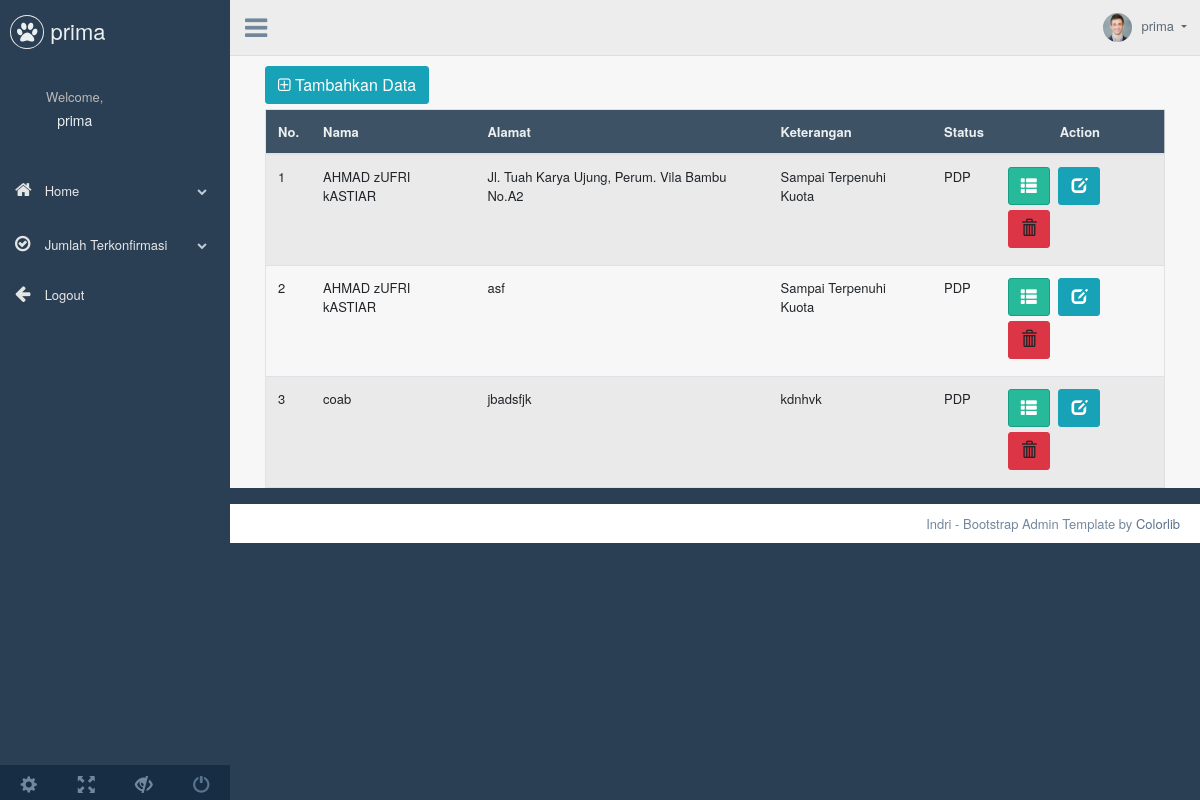
Page /app/views/pdp/read.php (signed in) on the committed database.
### tables this page shows
CREATE TABLE `non_positif` (
  `id` int(11) NOT NULL,
  `status` varchar(250) NOT NULL,
  `nama` varchar(255) NOT NULL,
  `alamat` varchar(255) NOT NULL,
  `keterangan` varchar(255) NOT NULL
);

### app/views/pdp/read.php (the view, shortened to what this page needs)
<?php include("atas.php") ?>
<div class="container-fluid">
    <table class="table table-striped jambo_table bulk_action">
        <div class="row">
            <div class="col-md-12">
                <a href="create.php" class="btn btn-info btn-md"> <span class="fa fa-plus-square-o"></span> Tambahkan
                    Data </a>
            </div>
        </div>
        <thead>
            <tr class="headings">
                <th class="column-title" style="display: table-cell;">No. </th>
                <th class="column-title" style="display: table-cell;">Nama </th>
                <th class="column-title" style="display: table-cell;">Alamat </th>
                <th class="column-title" style="display: table-cell;">Keterangan</th>
                <th class="column-title" style="display: table-cell;">Status </th>
                <th class="column-title no-link last text-center" style="display: table-cell;"><span class="nobr">Action</span>
                </th>
            </tr>
        </thead>
        <tbody>
            <?php  $i=1;
                        if($result->rowCount() > 0) : ?>
            <?php foreach($result as $non_positif) : ?>
            <?php if($non_positif['status']=="PDP"): ?>
            <tr class="even pointer">
                <td class=" "><?=$i++ ?></td>
                <td class=" "><?=$non_positif['nama'] ?></td>
                <td class=" "><?=$non_positif['alamat'] ?></td>
                <td class=" "><?=$non_positif['keterangan'] ?></td>
                <td class=" "><?=$non_positif['status'] ?></td>
                <td>
                    <a title="detail" class="btn btn-success" href="detail.php?id=<?=$non_positif['id']?>"><span
                            class="glyphicon glyphicon-th-list"></span></a>
                    <a title="edit" class="btn btn-info" href="edit.php?id=<?=$non_positif['id']?>"><span
                            class="glyphicon glyphicon-edit"></span></a>
                    <a type="button" class="btn btn-danger" data-toggle="modal" data-target=".bs-example-modal-sm-<?=$non_positif['id']?>">
                        <span class="glyphicon glyphicon-trash"></span></a>
                </td>
            </tr>
            <?php endif?>
            <?php endforeach ?>
            <?php endif ?>
        </tbody>
    </table>
</div>
<?php include("bawah.php") ?>

### app/views/pdp/atas.php (shortened to what this page needs)
<?php
require("../../config/db.php");
try{
    $sql ="SELECT * FROM non_positif";
    $result = $db->query($sql);
}
catch(Exception $e){
    echo "Error" . $e->getMessage();
    exit();
}
?>
<!DOCTYPE html>
<html lang="en">
<head>
    <link href="../../../assets/vendors/bootstrap/dist/css/bootstrap.min.css" rel="stylesheet">
    <link href="../../../assets/vendors/font-awesome/css/font-awesome.min.css" rel="stylesheet">
    <link href="../../../assets/vendors/nprogress/nprogress.css" rel="stylesheet">
    <link href="../../../assets/vendors/iCheck/skins/flat/green.css" rel="stylesheet">
    <link href="../../../assets/vendors/bootstrap-progressbar/css/bootstrap-progressbar-3.3.4.min.css" rel="stylesheet">
    <link href="../../../assets/vendors/jqvmap/dist/jqvmap.min.css" rel="stylesheet" />
    <link href="../../../assets/vendors/bootstrap-daterangepicker/daterangepicker.css" rel="stylesheet">
    <link href="../../../assets/build/css/custom.min.css" rel="stylesheet">
</head>
<body class="nav-md">
    <div class="container body">
        <div class="main_container">
            <div class="col-md-3 left_col">
                <div class="left_col scroll-view">
                    <div class="navbar nav_title" style="border: 0;">
                        <a href="index.html" class="site_title"><i class="fa fa-paw"></i>
                            <span><?php echo  $_SESSION["user"]["name"] ?></span></a>
                    </div>
                    <div class="profile clearfix">
                        <div class="profile_info text-center">
                            <span>Welcome,</span>
                            <h2><?php echo  $_SESSION["user"]["name"] ?></h2>
                        </div>
                    </div>
                    <br />
                    <div id="sidebar-menu" class="main_menu_side hidden-print main_menu">
                        <div class="menu_section">
                            <ul class="nav side-menu">
                                <li><a><i class="fa fa-home"></i> Home <span class="fa fa-chevron-down"></span></a>
                                </li>
                            </ul>
                            <ul class="nav side-menu">
                                <li><a><i class="fa fa-check-circle-o"></i> Jumlah Terkonfirmasi <span
                                            class="fa fa-chevron-down"></span></a>
                                               </li>
                                <li><a href="logout.php"><i class="fa fa-arrow-left"></i> Logout </a></li>
                            </ul>
                        </div>
                    </div>
                    <div class="sidebar-footer hidden-small">
                        <a data-toggle="tooltip" data-placement="top" title="Settings">
                            <span class="glyphicon glyphicon-cog" aria-hidden="true"></span>
                        </a>
                        <a data-toggle="tooltip" data-placement="top" title="FullScreen">
                            <span class="glyphicon glyphicon-fullscreen" aria-hidden="true"></span>
                        </a>
                        <a data-toggle="tooltip" data-placement="top" title="Lock">
                            <span class="glyphicon glyphicon-eye-close" aria-hidden="true"></span>
                        </a>
                        <a data-toggle="tooltip" data-placement="top" title="Logout" href="login.html">
                            <span class="glyphicon glyphicon-off" aria-hidden="true"></span>
                        </a>
                    </div>
                </div>
            </div>
            <div class="top_nav">
                <div class="nav_menu">
                    <div class="nav toggle">
                        <a id="menu_toggle"><i class="fa fa-bars"></i></a>
                    </div>
                    <nav class="nav navbar-nav">
                        <ul class=" navbar-right">
                            <li class="nav-item dropdown open" style="padding-left: 15px;">
                                <a href="javascript:;" class="user-profile dropdown-toggle" aria-haspopup="true"
                                    id="navbarDropdown" data-toggle="dropdown" aria-expanded="false">
                                    <img src="images/img.jpg" alt=""><?php echo  $_SESSION["user"]["name"] ?>
                                </a>
                            </li>
                        </ul>
                    </nav>
                </div>
            </div>
            <div class="right_col" role="main">

### app/views/pdp/bawah.php (shortened to what this page needs)
            </div>
            <footer>
                <div class="pull-right">
                    Indri - Bootstrap Admin Template by <a href="https://colorlib.com">Colorlib</a>
                </div>
                <div class="clearfix"></div>
            </footer>
        </div>
    </div>
</body>
</html>

### rows in the picture
non_positif: nama "AHMAD zUFRI kASTIAR", alamat "Jl. Tuah Karya Ujung, Perum. Vila Bambu No.A2", keterangan "Sampai Terpenuhi Kuota", status "PDP"
non_positif: nama "AHMAD zUFRI kASTIAR", alamat "asf", keterangan "Sampai Terpenuhi Kuota", status "PDP"
non_positif: nama "coab", alamat "jbadsfjk", keterangan "kdnhvk", status "PDP"

### other values in the picture
$_SESSION["user"]["name"] "prima"
